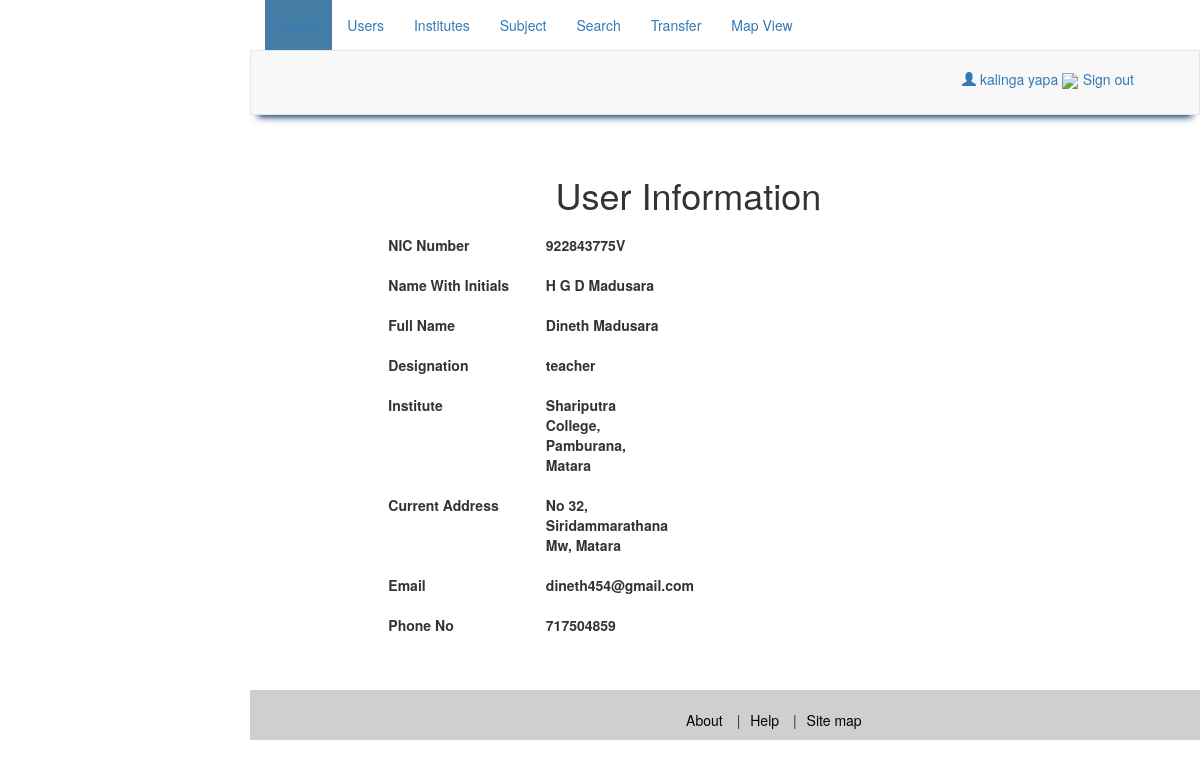
The page /interfaces/searchResult.php?rslt_ID=922843775V (signed in) on the database its author committed.
### tables this page shows
CREATE TABLE IF NOT EXISTS `employee` (
  `nic` varchar(12) NOT NULL,
  `instituteID` int(11) NOT NULL,
  `province_OfficeID` int(2) DEFAULT NULL,
  `zonalOffics_ID` int(2) DEFAULT NULL,
  `SchoolID` int(2) DEFAULT NULL,
  `roleType` int(11) NOT NULL,
  `designationTypeID` int(11) NOT NULL,
  `nameWithInitials` varchar(100) DEFAULT NULL,
  `fullName` varchar(200) DEFAULT NULL,
  `employeementID` varchar(45) DEFAULT NULL,
  `email` varchar(60) DEFAULT NULL,
  `currentAddress` varchar(200) DEFAULT NULL,
  `gender` varchar(10) DEFAULT NULL,
  `marrigeState` varchar(10) DEFAULT NULL,
  `mobileNum` int(10) DEFAULT NULL
);

CREATE TABLE IF NOT EXISTS `designation` (
`designationTypeID` int(11) NOT NULL,
  `designation` varchar(100) DEFAULT NULL
);

CREATE TABLE IF NOT EXISTS `school` (
`schoolID` int(11) NOT NULL,
  `schoolName` varchar(150) NOT NULL DEFAULT '0',
  `instituteID` int(11) NOT NULL,
  `provinceOfficeID` int(11) NOT NULL,
  `zonalOfficeID` int(11) NOT NULL,
  `schoolTypeID` int(11) NOT NULL,
  `numOfStudents` int(11) DEFAULT NULL,
  `lat` float DEFAULT NULL,
  `lng` float DEFAULT NULL
);

### interfaces/searchResult.php (the view, shortened to what this page needs)
<?php
$con = new DBCon();
$conn = $con->connection();
$nameWithInitials = $fullName = $email = $currentAddress = $gender = $mobileNum = $instituteName = $designationName = "";
$rcvd_nic = $_GET['rslt_ID'];
$query = "SELECT * FROM employee WHERE nic = '" . $rcvd_nic . "' LIMIT 1 ";
$result = mysqli_query($conn, $query);
if (mysqli_num_rows($result) == 1) {
            while ($row = mysqli_fetch_assoc($result)) {
                $instituteID = $row["instituteID"];
                $designationTypeID = $row["designationTypeID"];
                $nameWithInitials = $row["nameWithInitials"];
                $fullName = $row["fullName"];
                $email = $row["email"];
                $currentAddress = $row["currentAddress"];
                $mobileNum = $row["mobileNum"];
            }
            $query2 = "SELECT * FROM province_office WHERE instituteID = '" . $instituteID . "' LIMIT 1 ";
            $result2 = mysqli_query($conn, $query2);
            $query3 = "SELECT * FROM zonal_office WHERE instituteID = '" . $instituteID . "' LIMIT 1 ";
            $result3 = mysqli_query($conn, $query3);
            $query4 = "SELECT * FROM school WHERE instituteID = '" . $instituteID . "' LIMIT 1 ";
            $result4 = mysqli_query($conn, $query4);
            if (mysqli_num_rows($result2) == 1) {
            	while ($row = mysqli_fetch_assoc($result2)) {
            		$instituteName = $row["province"];
            	}
            }
            else if(mysqli_num_rows($result3) == 1){
            	while ($row = mysqli_fetch_assoc($result3)) {
            		$instituteName = $row["zonalName"];
            	}
            }
            else if(mysqli_num_rows($result4) == 1){
            	while ($row = mysqli_fetch_assoc($result4)) {
            		$instituteName = $row["schoolName"];
            	}
            }
            else{
            	$instituteName = "Ministry of Education";
            }
            $query5 = "SELECT * FROM designation WHERE designationTypeID = '" . $designationTypeID . "' LIMIT 1 ";
            $result5 = mysqli_query($conn, $query5);
            if (mysqli_num_rows($result5) == 1) {
            	while ($row = mysqli_fetch_assoc($result5)) {
            		$designationName = $row["designation"];
            	}
            }
}
 ?>
<!DOCTYPE html>
<html lang="en">
    <head>
        <link href="../assets/css/bootstrap.min.css" rel="stylesheet">
        <link href="../assets/css/simple-sidebar.css" rel="stylesheet">
        <link href="../assets/css/home.css" rel="stylesheet">
        <link href="../assets/css/smallbox.css" rel="stylesheet">
        <link href="../assets/css/footer.css" rel="stylesheet">
        <link href="../assets/css/navbar_styles.css" rel="stylesheet">
    </head>
    <body>
        <div id="wrapper" >
            <?php include 'sideBarAdmin.php' ?>
            <?php include 'navigationBar.php' ?>
            <div id="page-content-wrapper" style="min-height: 540px;">
                <div class="container-fluid">
                    <div class="col-lg-9 col-lg-offset-1">
                        <div align="center" style="padding-bottom:10px;">
                            <h1>User Information</h1>
                        </div>
                            <div class="row">
                                <div class="form-group col-lg-12 col-md-12 col-sm-12">
                                    <div class="row">
                                        <div class="form-group col-lg-12 col-md-12 col-sm-12">
                                            <label  for="nic" class="control-label col-xs-6 col-sm-3 col-md-3 col-lg-3" style="display: inline-block; text-align: left;">NIC Number </label>
                                            <div class="col-xs-6 col-sm-3 col-md-3 col-lg-3">
                                            <label><?php echo $rcvd_nic; ?></label>
                                            </div>
                                        </div>
                                    </div>
                                    <div class="row">
                                        <div class="form-group col-lg-12 col-md-12 col-sm-12">
                                            <label  for="nic" class="control-label col-xs-6 col-sm-3 col-md-3 col-lg-3" style="display: inline-block; text-align: left;">Name With Initials </label>
                                            <div class="col-xs-6 col-sm-3 col-md-3 col-lg-3">
                                            	<label><?php echo $nameWithInitials; ?></label>
                                            </div>
                                        </div>
                                    </div>
                                    <div class="row">
                                        <div class="form-group col-lg-12 col-md-12 col-sm-12">
                                            <label  for="nic" class="control-label col-xs-6 col-sm-3 col-md-3 col-lg-3" style="display: inline-block; text-align: left;">Full Name</label>
                                            <div class="col-xs-6 col-sm-3 col-md-3 col-lg-3">
                                            	<label><?php echo $fullName; ?></label>
                                            </div>
                                        </div>
                                    </div>
                                    <div class="row">
                                        <div class="form-group col-lg-12 col-md-12 col-sm-12">
                                            <label  for="nic" class="control-label col-xs-6 col-sm-3 col-md-3 col-lg-3" style="display: inline-block; text-align: left;">Designation </label>
                                            <div class="col-xs-6 col-sm-3 col-md-3 col-lg-3">
                                            	<label><?php echo $designationName; ?></label>
                                            </div>
                                        </div>
                                    </div>
                                    <div class="row">
                                        <div class="form-group col-lg-12 col-md-12 col-sm-12">
                                            <label  for="nic" class="control-label col-xs-6 col-sm-3 col-md-3 col-lg-3" style="display: inline-block; text-align: left;">Institute </label>
                                            <div class="col-xs-6 col-sm-3 col-md-3 col-lg-3">
                                            	<label><?php echo $instituteName; ?></label>
                                            </div>
                                        </div>
                                    </div>
                                    <div class="row">
                                        <div class="form-group col-lg-12 col-md-12 col-sm-12">
                                            <label  for="nic" class="control-label col-xs-6 col-sm-3 col-md-3 col-lg-3" style="display: inline-block; text-align: left;">Current Address</label>
                                            <div class="col-xs-6 col-sm-3 col-md-3 col-lg-3">
                                            	<label><?php echo $currentAddress; ?></label>
                                            </div>
                                        </div>
                                    </div>
                                    <div class="row">
                                        <div class="form-group col-lg-12 col-md-12 col-sm-12">
                                            <label  for="nic" class="control-label col-xs-6 col-sm-3 col-md-3 col-lg-3" style="display: inline-block; text-align: left;">Email</label>
                                            <div class="col-xs-6 col-sm-3 col-md-3 col-lg-3">
                                            	<label><?php echo $email; ?></label>
                                            </div>
                                        </div>
                                    </div>
                                    <div class="row">
                                        <div class="form-group col-lg-12 col-md-12 col-sm-12">
                                            <label  for="nic" class="control-label col-xs-6 col-sm-3 col-md-3 col-lg-3" style="display: inline-block; text-align: left;">Phone No </label>
                                            <div class="col-xs-6 col-sm-3 col-md-3 col-lg-3">
                                            	<label><?php echo $mobileNum; ?></label>
                                            </div>
                                        </div>
                                    </div>
                                </div>
                            </div>
                    </div>
                </div>
            </div>
            <?php include 'footer.php' ?>
        </div>
    </body>
</html>

### interfaces/sideBarAdmin.php (shortened to what this page needs)
<div class="collapse navbar-collapse navbar-ex1-collapse">
                <ul class="nav navbar-nav side-nav">
                    <li class="active">
                        <a href="interface_0.1.php"><i class="fa fa-home fa-2x" aria-hidden="true"></i> Home</a>
                    </li>
                    <li>
                        <a href="javascript:;" data-toggle="collapse" data-target="#collapse1"><i class="fa fa-users fa-2x" aria-hidden="true"></i> Users <i class="fa fa-fw fa-caret-down"></i></a>
                    </li>
                    <li>
                        <a href="javascript:;" data-toggle="collapse" data-target="#collapse2"><i class="fa fa-university fa-2x" aria-hidden="true"></i> Institutes <i class="fa fa-fw fa-caret-down"></i></a>
                    </li>
                    <li>
                        <a href="javascript:;" data-toggle="collapse" data-target="#collapse3"><i class="fa fa-book fa-2x" aria-hidden="true"></i> Subject <i class="fa fa-fw fa-caret-down"></i></a>
                    </li>
                    <li>
                        <a href="javascript:;" data-toggle="collapse" data-target="#collapse4"><i class="fa fa-search fa-2x" aria-hidden="true"></i> Search <i class="fa fa-fw fa-caret-down"></i></a>
                    </li>
                    <li>
                        <a href="javascript:;" data-toggle="collapse" data-target="#collapse5"><i class="fa fa-exchange fa-2x" aria-hidden="true"></i> Transfer <i class="fa fa-fw fa-caret-down"></i></a>
                    </li>
                    <li>
                        <a href="mapview.php" class="ajax_load slide_font">Map View</a>
                    </li>
                </ul>
</div>

### interfaces/navigationBar.php (shortened to what this page needs)
        <link href="../assets/css/notification.css" rel="stylesheet">
<nav class="navbar navbar-default" style="height: 65px; border-radius:0px;">
    <div class="col-md-3 pull-right" style="margin-top: 18px;padding-left: 0px;">
        <a href="viewProfile.php" >
            <span class="glyphicon glyphicon-user"></span> <?php echo $_SESSION["fullName"] ?>
        </a>
       <span id="notification_li">
            <a href="#" id="notificationLink">
                <img src="../images/letter.png" style="width: 27px;"/>
            </a>
        </span>
        <div class="pull-right" style="padding-right:50px;">
            <a href="../classes/signout.php">Sign out</a>
        </div>
    </div>
</nav>

### interfaces/footer.php (shortened to what this page needs)
<footer>
    <div class="footer footer_col">
        <div class="col-md-6 col-md-offset-2">
            <ul class="footer-nav">
                <li><a href="AboutUs.aspx">About</a></li>
                <li><a href="Help.aspx">Help</a></li>
                <li><a href="AdminSitemap.aspx">Site map</a></li>
            </ul>
        </div>
        <div class="col-md-2 col-md-offset-2">
        </div>
    </div>
</footer>

### assets/css/simple-sidebar.css (style rules this page uses)
#wrapper { padding-left: 0; -webkit-transition: all 0.5s ease; -moz-transition: all 0.5s ease; -o-transition: all 0.5s ease; transition: all 0.5s ease; }
#page-content-wrapper { width: 100%; position: absolute; padding: 15px; }
@media (min-width:768px) { #wrapper { padding-left: 250px; } }
@media (min-width:768px) { #page-content-wrapper { padding: 20px; position: relative; } }

### assets/css/home.css (style rules this page uses)
.active { background-color: #447DA5; }

### assets/css/footer.css (style rules this page uses)
.footer { right: 0; bottom: 0; left: 0; height: 50px; padding: 2rem; background-color: #2286EA; text-align: center; }
.footer-nav { text-align: end; list-style: none; }
.footer-nav li { display: inline; }
.footer-nav li:not(:first-child):before { content: '|'; padding: 0px 10px; }
.footer-nav a { color:#000000; }

### assets/css/navbar_styles.css (style rules this page uses)
.navbar { -webkit-box-shadow: 0 10px 7px -8px #002E62; -moz-box-shadow: 0 10px 7px -8px #002E62; box-shadow: 0 10px 7px -8px #002E62; }

### assets/css/notification.css (style rules this page uses)
#notification_li { position: relative; }

### interfaces/footer.php (style rules this page uses)
.footer_col { background: #CDCFD1; }

### rows shown on the page
employee: nameWithInitials "H G D Madusara", fullName "Dineth Madusara", currentAddress "No 32, Siridammarathana Mw, Matara", email "dineth454@gmail.com", mobileNum "717504859"
designation: designation "teacher"
school: schoolName "Shariputra College, Pamburana, Matara"

### other values the page prints
$_SESSION["fullName"] "kalinga yapa"
$rcvd_nic "922843775V"
